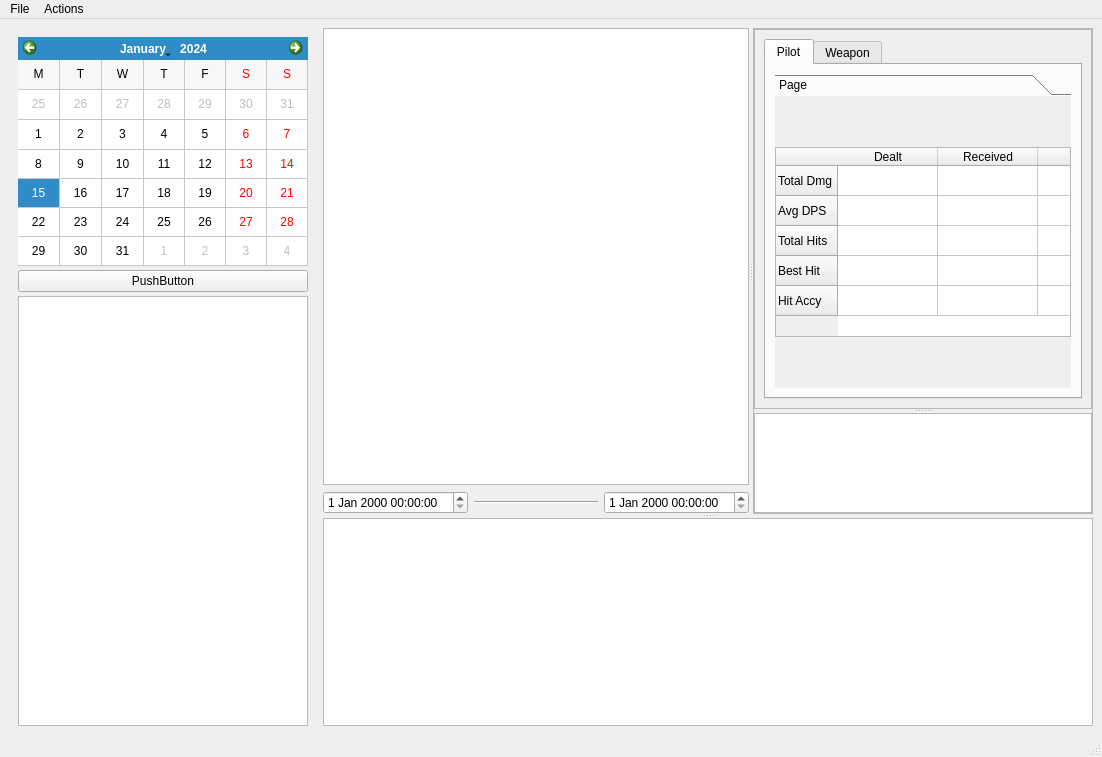
<?xml version="1.0" encoding="UTF-8"?>
<ui version="4.0">
 <class>EveAnalyze</class>
 <widget class="QMainWindow" name="EveAnalyze">
  <property name="geometry">
   <rect>
    <x>0</x>
    <y>0</y>
    <width>1102</width>
    <height>757</height>
   </rect>
  </property>
  <property name="minimumSize">
   <size>
    <width>1054</width>
    <height>757</height>
   </size>
  </property>
  <property name="windowTitle">
   <string>reVEmind 0.1a</string>
  </property>
  <widget class="QWidget" name="centralwidget">
   <layout class="QHBoxLayout" name="horizontalLayout_2">
    <item>
     <widget class="QFrame" name="frame">
      <property name="sizePolicy">
       <sizepolicy hsizetype="Fixed" vsizetype="Preferred">
        <horstretch>0</horstretch>
        <verstretch>0</verstretch>
       </sizepolicy>
      </property>
      <layout class="QVBoxLayout" name="verticalLayout">
       <property name="spacing">
        <number>4</number>
       </property>
       <property name="bottomMargin">
        <number>0</number>
       </property>
       <item>
        <widget class="QCalendarWidget" name="logCalendar">
         <property name="sizePolicy">
          <sizepolicy hsizetype="Preferred" vsizetype="MinimumExpanding">
           <horstretch>0</horstretch>
           <verstretch>0</verstretch>
          </sizepolicy>
         </property>
         <property name="minimumSize">
          <size>
           <width>290</width>
           <height>201</height>
          </size>
         </property>
         <property name="maximumSize">
          <size>
           <width>350</width>
           <height>229</height>
          </size>
         </property>
         <property name="autoFillBackground">
          <bool>false</bool>
         </property>
         <property name="gridVisible">
          <bool>true</bool>
         </property>
         <property name="horizontalHeaderFormat">
          <enum>QCalendarWidget::SingleLetterDayNames</enum>
         </property>
         <property name="verticalHeaderFormat">
          <enum>QCalendarWidget::NoVerticalHeader</enum>
         </property>
         <property name="navigationBarVisible">
          <bool>true</bool>
         </property>
         <property name="dateEditEnabled">
          <bool>true</bool>
         </property>
        </widget>
       </item>
       <item>
        <widget class="QPushButton" name="pushButton">
         <property name="text">
          <string>PushButton</string>
         </property>
        </widget>
       </item>
       <item>
        <widget class="QListWidget" name="logfileList">
         <property name="sizePolicy">
          <sizepolicy hsizetype="Minimum" vsizetype="Expanding">
           <horstretch>0</horstretch>
           <verstretch>0</verstretch>
          </sizepolicy>
         </property>
         <property name="maximumSize">
          <size>
           <width>16777215</width>
           <height>16777215</height>
          </size>
         </property>
        </widget>
       </item>
      </layout>
     </widget>
    </item>
    <item>
     <layout class="QVBoxLayout" name="verticalLayout_6">
      <item>
       <widget class="QSplitter" name="splitter_3">
        <property name="orientation">
         <enum>Qt::Vertical</enum>
        </property>
        <widget class="QSplitter" name="splitter_2">
         <property name="orientation">
          <enum>Qt::Horizontal</enum>
         </property>
         <widget class="QWidget" name="layoutWidget">
          <layout class="QVBoxLayout" name="verticalLayout_5">
           <item>
            <widget class="QTableView" name="loglineViewer">
             <property name="enabled">
              <bool>true</bool>
             </property>
             <property name="minimumSize">
              <size>
               <width>400</width>
               <height>0</height>
              </size>
             </property>
            </widget>
           </item>
           <item>
            <layout class="QHBoxLayout" name="horizontalLayout">
             <item>
              <widget class="QDateTimeEdit" name="dateTimeEdit"/>
             </item>
             <item>
              <widget class="Line" name="line">
               <property name="orientation">
                <enum>Qt::Horizontal</enum>
               </property>
              </widget>
             </item>
             <item>
              <widget class="QDateTimeEdit" name="dateTimeEdit_2"/>
             </item>
            </layout>
           </item>
          </layout>
         </widget>
         <widget class="QSplitter" name="splitter">
          <property name="minimumSize">
           <size>
            <width>340</width>
            <height>0</height>
           </size>
          </property>
          <property name="maximumSize">
           <size>
            <width>16777215</width>
            <height>16777215</height>
           </size>
          </property>
          <property name="autoFillBackground">
           <bool>true</bool>
          </property>
          <property name="frameShape">
           <enum>QFrame::StyledPanel</enum>
          </property>
          <property name="frameShadow">
           <enum>QFrame::Raised</enum>
          </property>
          <property name="orientation">
           <enum>Qt::Vertical</enum>
          </property>
          <widget class="QScrollArea" name="scrollArea">
           <property name="widgetResizable">
            <bool>true</bool>
           </property>
           <widget class="QWidget" name="scrollAreaWidgetContents_2">
            <property name="geometry">
             <rect>
              <x>0</x>
              <y>0</y>
              <width>336</width>
              <height>374</height>
             </rect>
            </property>
            <layout class="QVBoxLayout" name="verticalLayout_2">
             <item>
              <widget class="QTabWidget" name="tabWidget">
               <property name="minimumSize">
                <size>
                 <width>0</width>
                 <height>350</height>
                </size>
               </property>
               <property name="maximumSize">
                <size>
                 <width>16777215</width>
                 <height>16777215</height>
                </size>
               </property>
               <property name="currentIndex">
                <number>0</number>
               </property>
               <widget class="QWidget" name="pilot_tab">
                <attribute name="title">
                 <string>Pilot</string>
                </attribute>
                <layout class="QVBoxLayout" name="verticalLayout_4">
                 <item>
                  <widget class="QToolBox" name="pilotStack">
                   <property name="sizePolicy">
                    <sizepolicy hsizetype="Expanding" vsizetype="Expanding">
                     <horstretch>0</horstretch>
                     <verstretch>0</verstretch>
                    </sizepolicy>
                   </property>
                   <property name="currentIndex">
                    <number>0</number>
                   </property>
                   <property name="tabSpacing">
                    <number>0</number>
                   </property>
                   <widget class="QWidget" name="pilotStack_page">
                    <property name="geometry">
                     <rect>
                      <x>0</x>
                      <y>0</y>
                      <width>294</width>
                      <height>291</height>
                     </rect>
                    </property>
                    <attribute name="label">
                     <string>Page</string>
                    </attribute>
                    <layout class="QVBoxLayout" name="verticalLayout_3">
                     <property name="spacing">
                      <number>0</number>
                     </property>
                     <property name="margin">
                      <number>0</number>
                     </property>
                     <item>
                      <widget class="QTableWidget" name="pilotTable">
                       <property name="maximumSize">
                        <size>
                         <width>16777215</width>
                         <height>190</height>
                        </size>
                       </property>
                       <property name="autoFillBackground">
                        <bool>true</bool>
                       </property>
                       <property name="horizontalScrollBarPolicy">
                        <enum>Qt::ScrollBarAlwaysOff</enum>
                       </property>
                       <property name="autoScroll">
                        <bool>true</bool>
                       </property>
                       <property name="autoScrollMargin">
                        <number>12</number>
                       </property>
                       <row>
                        <property name="text">
                         <string>Total Dmg</string>
                        </property>
                       </row>
                       <row>
                        <property name="text">
                         <string>Avg DPS</string>
                        </property>
                       </row>
                       <row>
                        <property name="text">
                         <string>Total Hits</string>
                        </property>
                       </row>
                       <row>
                        <property name="text">
                         <string>Best Hit</string>
                        </property>
                       </row>
                       <row>
                        <property name="text">
                         <string>Hit Accy</string>
                        </property>
                       </row>
                       <column>
                        <property name="text">
                         <string>Dealt</string>
                        </property>
                        <property name="background">
                         <color alpha="100">
                          <red>0</red>
                          <green>85</green>
                          <blue>255</blue>
                         </color>
                        </property>
                       </column>
                       <column>
                        <property name="text">
                         <string>Received</string>
                        </property>
                        <property name="background">
                         <color alpha="100">
                          <red>255</red>
                          <green>0</green>
                          <blue>0</blue>
                         </color>
                        </property>
                       </column>
                       <column>
                        <property name="text">
                         <string/>
                        </property>
                       </column>
                      </widget>
                     </item>
                    </layout>
                   </widget>
                  </widget>
                 </item>
                </layout>
               </widget>
               <widget class="QWidget" name="weapon_tab">
                <attribute name="title">
                 <string>Weapon</string>
                </attribute>
                <layout class="QVBoxLayout" name="verticalLayout_10">
                 <item>
                  <widget class="QToolBox" name="WeaponStack">
                   <property name="currentIndex">
                    <number>1</number>
                   </property>
                   <widget class="QWidget" name="page_7">
                    <property name="geometry">
                     <rect>
                      <x>0</x>
                      <y>0</y>
                      <width>93</width>
                      <height>79</height>
                     </rect>
                    </property>
                    <attribute name="label">
                     <string>Page 1</string>
                    </attribute>
                    <layout class="QVBoxLayout" name="verticalLayout_7">
                     <item>
                      <widget class="QPushButton" name="pushButton_3">
                       <property name="text">
                        <string>PushButton</string>
                       </property>
                      </widget>
                     </item>
                     <item>
                      <widget class="QLabel" name="label_2">
                       <property name="text">
                        <string>TextLabel</string>
                       </property>
                      </widget>
                     </item>
                     <item>
                      <widget class="QLabel" name="label">
                       <property name="text">
                        <string>TextLabel</string>
                       </property>
                      </widget>
                     </item>
                    </layout>
                   </widget>
                   <widget class="QWidget" name="page">
                    <property name="geometry">
                     <rect>
                      <x>0</x>
                      <y>0</y>
                      <width>294</width>
                      <height>258</height>
                     </rect>
                    </property>
                    <attribute name="label">
                     <string>Page</string>
                    </attribute>
                    <layout class="QVBoxLayout" name="verticalLayout_12"/>
                   </widget>
                  </widget>
                 </item>
                </layout>
               </widget>
              </widget>
             </item>
            </layout>
           </widget>
          </widget>
          <widget class="QListWidget" name="listStats">
           <property name="sizePolicy">
            <sizepolicy hsizetype="Fixed" vsizetype="Expanding">
             <horstretch>0</horstretch>
             <verstretch>0</verstretch>
            </sizepolicy>
           </property>
           <property name="maximumSize">
            <size>
             <width>16777215</width>
             <height>100</height>
            </size>
           </property>
          </widget>
         </widget>
        </widget>
        <widget class="PlotWidget" name="plot_widget">
         <property name="minimumSize">
          <size>
           <width>250</width>
           <height>208</height>
          </size>
         </property>
         <property name="foregroundBrush">
          <brush brushstyle="NoBrush">
           <color alpha="255">
            <red>255</red>
            <green>255</green>
            <blue>255</blue>
           </color>
          </brush>
         </property>
        </widget>
       </widget>
      </item>
     </layout>
    </item>
   </layout>
  </widget>
  <widget class="QMenuBar" name="menubar">
   <property name="geometry">
    <rect>
     <x>0</x>
     <y>0</y>
     <width>1102</width>
     <height>21</height>
    </rect>
   </property>
   <widget class="QMenu" name="menuActions">
    <property name="title">
     <string>Actions</string>
    </property>
    <addaction name="actionImport_All_Files"/>
   </widget>
   <widget class="QMenu" name="menuFile">
    <property name="title">
     <string>File</string>
    </property>
    <addaction name="actionSelect_Folder"/>
   </widget>
   <addaction name="menuFile"/>
   <addaction name="menuActions"/>
  </widget>
  <widget class="QStatusBar" name="statusbar"/>
  <action name="actionSelect_Folder">
   <property name="text">
    <string>Select Folder</string>
   </property>
  </action>
  <action name="actionImport_All_Files">
   <property name="text">
    <string>Import All Files</string>
   </property>
  </action>
 </widget>
 <customwidgets>
  <customwidget>
   <class>PlotWidget</class>
   <extends>QGraphicsView</extends>
   <header location="global">pyqtgraph.h</header>
  </customwidget>
 </customwidgets>
 <resources/>
 <connections/>
</ui>
